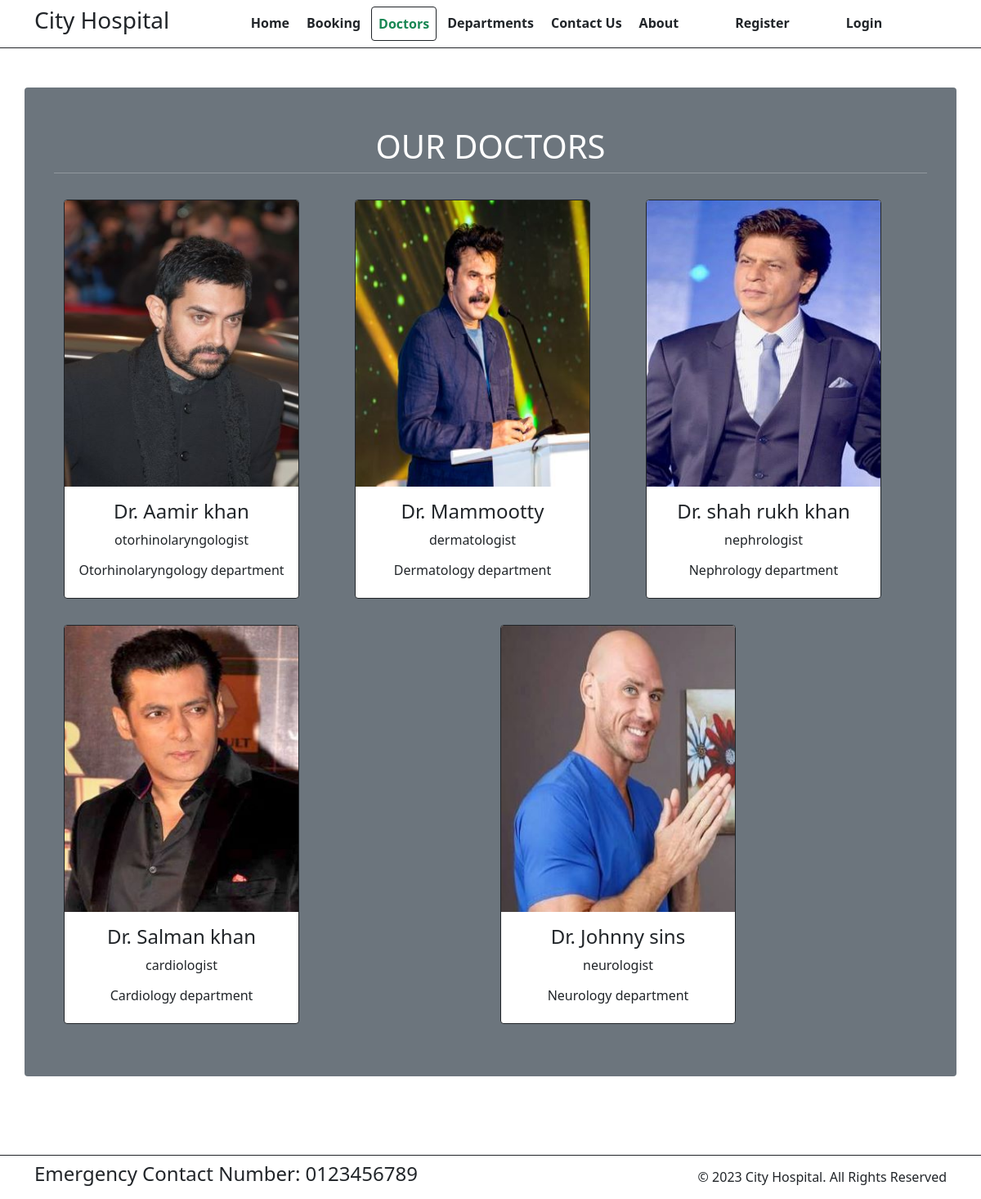
The app's page /doctors/ with its own data.
### Hos_app/models.py (models this page shows, shortened)
class Doctors(models.Model):
    doc_name = models.CharField(max_length=255)
    doc_spec = models.CharField(max_length=255)
    dep_name = models.ForeignKey(Departments, on_delete=models.CASCADE)
    doc_image = models.ImageField(upload_to='doctors')

class Departments(models.Model):
    dep_name = models.CharField(max_length=100)
    dep_description = models.TextField()
    dep_image = models.ImageField(upload_to='department')
    def __str__(self):
        return self.dep_name

### Hos_app/views.py (the view)
# urls.py: path('doctors/', views.doctors, name='doctors'),
def doctors(request):
    dict_docs = {
        'doctors':Doctors.objects.all()
    }
    return render(request,'doctors.html', dict_docs)

### templates/doctors.html (shortened to what this page needs)
{% extends 'base.html' %}
{% block nav3 %}
<li class="nav-item">
<a class="nav-link p-2 mb-0 bg-white text-success active border border-dark rounded" href="{% url 'doctors' %}">Doctors</a>
</li>
{% endblock nav3 %}
{% block content %}
<div class="container my-5 p-5 text-center text-white bg-secondary rounded" >
  <div class="row">
    <h1 class="text-center text-uppercase">Our Doctors</h1>
    <hr>
  {% for d in doctors  %}
  <div class="col text-dark">
    <div class="card border border-dark my-3 text-center" style="width: 18rem;">
      <img src="{{d.doc_image.url}}" class="card-img-top" style="height: 350px; width: 17.9rem;" alt="...">
      <div class="card-body">
        <h4 class="card-title">Dr. {{d.doc_name}}</h4>
        <p class="card-text">{{d.doc_spec}}</p>
        <h6>{{d.dep_name}} department</h6>
      </div>
    </div>
  </div>
  {% endfor %}
</div>
</div>
<br><br>
{% endblock content %}

### templates/base.html (shortened to what this page needs)
{% load static %}
<!DOCTYPE html>
<html>
  <head>
    <link rel="stylesheet"
      href=" https://cdn.jsdelivr.net/npm/bootstrap@5.1.3/dist/css/bootstrap.min.css ">
      <link rel="stylesheet" href="https://cdnjs.cloudflare.com/ajax/libs/font-awesome/6.3.0/css/all.min.css"
/>
      <link rel="stylesheet" href="{% static '/css/style.css'%}">
  </head>
  <body>
    <nav class="navbar bg-white  navbar-expand-md sticky-top border-bottom border-dark">
      <div class="container">
        <div class="col-2 text-left pl-md-0">
          <h3 class="text-dark"> City Hospital </h3>
        </div>
        <div class="collapse navbar-collapse justify-content-center col-md-8 navbar-collapse-3">
          <ul class="navbar-nav justify-content-center  fw-bold" style="gap: 5px;">
            {% block nav1 %}
            <li class="nav-item active">
              <a class="nav-link text-dark active" href="{% url 'index' %}">Home </a>
            </li>
            {% endblock nav1 %}
            {% block nav2 %}
            <li class="nav-item">
              <a class="nav-link text-dark" href="{% url 'booking' %}">Booking</a>
            </li>
            {% endblock nav2 %}
            {% block nav3 %}{% endblock nav3 %}
            {% block nav4 %}
			      <li class="nav-item">
              <a class="nav-link text-dark" href="{% url 'department' %}">Departments</a>
            </li>
            {% endblock nav4 %}
            {% block nav5 %}
            <li class="nav-item">
              <a class="nav-link text-dark" href="{% url 'contacts' %}">Contact Us</a>
            </li>
            {% endblock nav5 %}
            {% block nav6 %}
            <li class="nav-item">
              <a class="nav-link text-dark" href="{% url 'about' %}">About</a>
            </li>
            {% endblock nav6 %}
            {% if user.is_authenticated %}
            <li class="nav-item ms-5">
              <a class="nav-link text-dark" href="{% url 'logout' %}">Logout</a>
            </li>
            {% else %}
            <li class="nav-item ms-5">
              <a class="nav-link text-dark" href="{% url 'register' %}">Register</a>
            </li>
            <li class="nav-item ms-5">
              <a class="nav-link text-dark" href="{% url 'login' %}">Login</a>
            </li>
            {% endif %}
          </ul>
        </div>
      </div>
    </nav>
    {% block content %}
    {% endblock content %}
    <section class="">
      <footer class="pt-2 pb-2  bg-white text-dark border-top border-dark">
        <div class="container">
          <div class="row align-items-center">
            <div class="col-12 col-md-8">
              <h4>Emergency Contact Number: 0123456789</h4>
            </div>
            <div class="col-12 col-md-4 mt-4 mt-md-0 text-center text-md-end">
              © 2023 City Hospital. All Rights Reserved
            </div>
          </div>
        </div>
      </footer>
    </section>
  </body>
</html>

### records on screen
Doctors: doc_image (picture), doc_name "Aamir khan", doc_spec "otorhinolaryngologist", dep_name "Otorhinolaryngology"
Doctors: doc_image (picture), doc_name "Mammootty", doc_spec "dermatologist", dep_name "Dermatology"
Doctors: doc_image (picture), doc_name "shah rukh khan", doc_spec "nephrologist", dep_name "Nephrology"
Doctors: doc_image (picture), doc_name "Salman khan", doc_spec "cardiologist", dep_name "Cardiology"
Doctors: doc_image (picture), doc_name "Johnny sins", doc_spec "neurologist", dep_name "Neurology"
